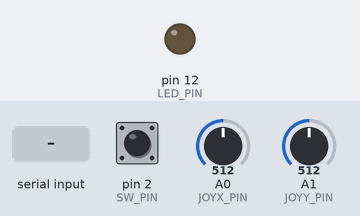
Simulated run of this program. Board: Arduino Uno, built with avr-gcc and run on an emulated ATmega328P. On the bench: output pins drawn as LEDs (lit = HIGH). The inputs (shaded band) are chosen by the test bench; at power-on: pin 2 (SW_PIN) HIGH, A0 (JOYX_PIN) = 512, A1 (JOYY_PIN) = 512. What the program prints to the serial monitor is not drawn.

Above: at 1.2 s.
1.3 s: "light\n" received over Serial
At 1.7 s:
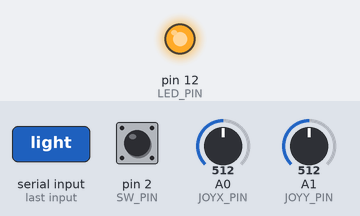
Timing chart, 0 to 4.3 s (numbered marks = the images above; inputs shaded):
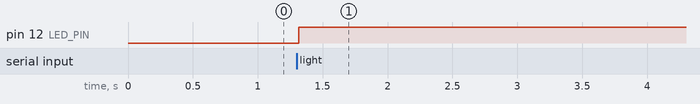

The program:

main.cpp
```cpp
#include <Arduino.h>

const int JOYX_PIN = A0;
const int JOYY_PIN = A1;
const int SW_PIN = 2;
const int LED_PIN = 12;

const int NUM_READINGS = 10;

bool lightOn = false;

void setup() {
  Serial.begin(9600);

  pinMode(LED_PIN, OUTPUT);
  pinMode(SW_PIN, INPUT_PULLUP);

  digitalWrite(LED_PIN, lightOn);
}

void loop() {
  int xValue = analogRead(JOYX_PIN);
  int yValue = analogRead(JOYY_PIN);
  int swValue = !digitalRead(SW_PIN);

  if (Serial.available() > 0) {
    String msg = Serial.readStringUntil('\n');
    if (msg == "light") {
      lightOn = !lightOn;
      digitalWrite(LED_PIN, lightOn);
    }
  }

  Serial.print("x");
  Serial.println(xValue);
  delay(16);
}
```

Measured:
- after the input at 1.3 s, pin 12 (LED_PIN): LOW → HIGH at once
